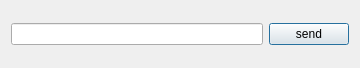
<?xml version="1.0" encoding="UTF-8"?>
<ui version="4.0">
 <class>Dialog</class>
 <widget class="QDialog" name="Dialog">
  <property name="geometry">
   <rect>
    <x>0</x>
    <y>0</y>
    <width>360</width>
    <height>68</height>
   </rect>
  </property>
  <property name="windowTitle">
   <string>Dialog</string>
  </property>
  <layout class="QGridLayout" name="gridLayout">
   <item row="0" column="0">
    <widget class="QLineEdit" name="content"/>
   </item>
   <item row="0" column="1">
    <widget class="QPushButton" name="pbSend">
     <property name="text">
      <string>send</string>
     </property>
    </widget>
   </item>
  </layout>
 </widget>
 <layoutdefault spacing="6" margin="11"/>
 <resources/>
 <connections/>
</ui>
